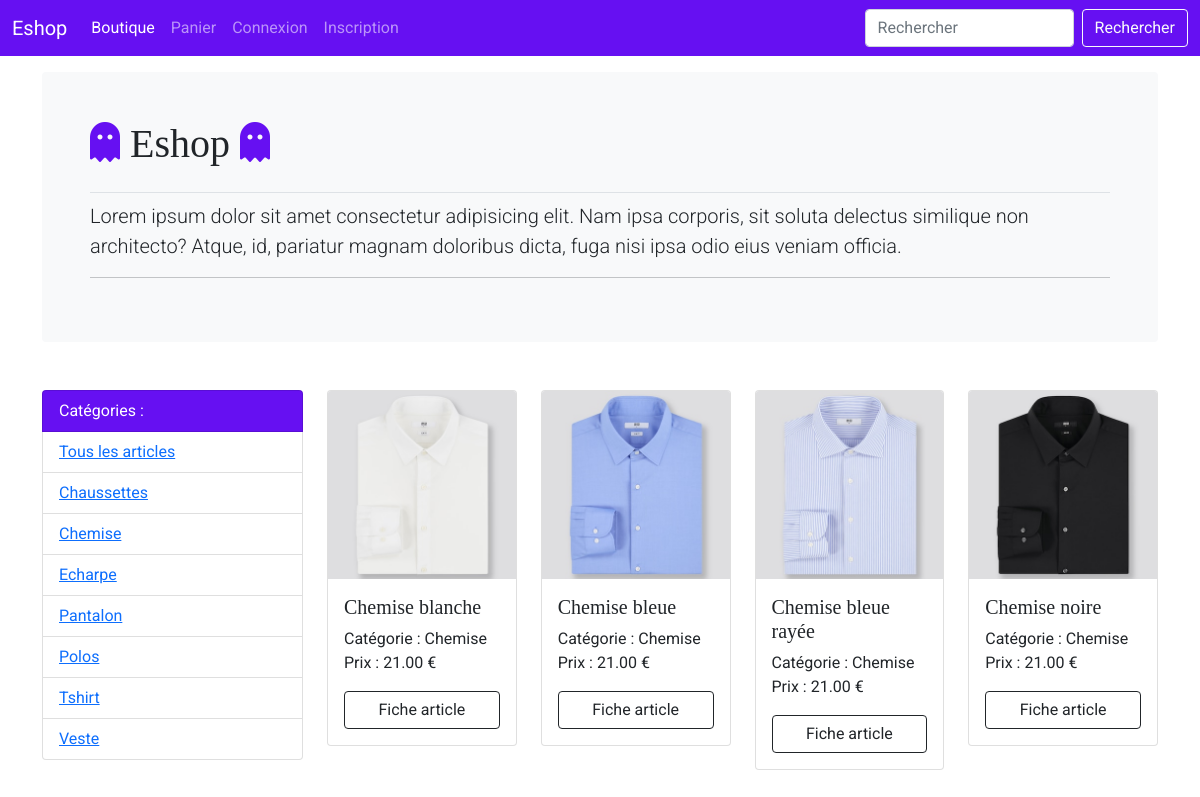
/?categorie=Chemise, run on the app's committed database.
### tables this page shows
CREATE TABLE IF NOT EXISTS `article` (
  `id_article` int(5) NOT NULL AUTO_INCREMENT,
  `reference` varchar(255) NOT NULL,
  `categorie` varchar(255) NOT NULL,
  `titre` varchar(255) NOT NULL,
  `description` text NOT NULL,
  `couleur` varchar(255) NOT NULL,
  `taille` varchar(255) NOT NULL,
  `sexe` enum('m','f') NOT NULL,
  `photo` varchar(255) NOT NULL,
  `prix` double(7,2) NOT NULL,
  `stock` int(4) NOT NULL,
  PRIMARY KEY (`id_article`),
  UNIQUE KEY `reference` (`reference`)
);

### index.php (the view, shortened to what this page needs)
<?php
include 'inc/init.inc.php';
$liste_categories = $pdo->query("SELECT DISTINCT categorie FROM article ORDER BY categorie");
if( isset($_GET['categorie']) ) {
    $liste_articles = $pdo->prepare("SELECT * FROM article WHERE categorie = :categorie ORDER BY categorie, titre");
    $liste_articles->bindParam(':categorie', $_GET['categorie'], PDO::PARAM_STR);
    $liste_articles->execute();
} else {
    $liste_articles = $pdo->query("SELECT * FROM article ORDER BY categorie, titre");
}
include 'inc/header.inc.php';
include 'inc/nav.inc.php';
?>
<main class="container">
    <div class="bg-light p-5 rounded">
        <h1 class="pb-4 border-bottom"><i class="fas fa-ghost couleur_icone"></i> Eshop <i class="fas fa-ghost couleur_icone"></i></h1>
        <p class="lead">Lorem ipsum dolor sit amet consectetur adipisicing elit. Nam ipsa corporis, sit soluta delectus similique non architecto? Atque, id, pariatur magnam doloribus dicta, fuga nisi ipsa odio eius veniam officia.</p>
        <?php echo $msg . '<hr>';
        ?>
    </div>
    <div class="row">
        <div class="col-sm-3 mt-5">
            <ul class="list-group">
                <li class="list-group-item bg-indigo text-white" aria-current="true">Catégories : </li>
                <li class="list-group-item"><a href="<?php echo URL; ?>">Tous les articles</a></li>
                <?php
                while ($ligne = $liste_categories->fetch(PDO::FETCH_ASSOC)) {
                    echo '<li class="list-group-item"><a href="?categorie=' . $ligne['categorie'] . '">' . ucfirst($ligne['categorie']) . '</a></li>';
                }
                ?>
            </ul>
        </div>
        <div class="col-sm-9 mt-5">
            <div class="row">
            <?php
            while ($article = $liste_articles->fetch(PDO::FETCH_ASSOC)) {
                echo '
                <div class="col-sm-6 col-lg-3 col-md-4 mb-3">
                    <div class="card">
                        <img src="' . URL . 'assets/img_articles/' . $article['photo'] . '" class="card-img-top" alt="Une image article : ' . $article['titre'] . '">
                        <div class="card-body">
                            <h5 class="card-title">' . ucfirst($article['titre']) . '</h5>
                            <p class="card-text">Catégorie : ' . $article['categorie'] . '<br>Prix : ' . $article['prix'] . ' €</p>
                            <a href="fiche_article.php?id_article=' . $article['id_article'] . '" class="btn btn-outline-dark w-100">Fiche article</a>
                        </div>
                    </div>
                </div>';
            }
            ?>
            </div>
        </div>
    </div>
</main>
<?php
include 'inc/footer.inc.php';

### assets/css/style.css (style rules this page uses)
body { min-height: 75rem; padding-top: 4.5rem; }
* { font-family: 'Roboto', sans-serif; }
h1, h2, h3, h4, h5, h6 { font-family: 'Playfair Display', serif; }
.couleur_icone { color: #6610f2; }
.bg-indigo { background-color: #6610f2; }

### data on the page
article: photo (picture), titre "Chemise blanche", categorie "Chemise", prix "21.00"
article: photo (picture), titre "Chemise bleue", categorie "Chemise", prix "21.00"
article: photo (picture), titre "Chemise bleue rayée", categorie "Chemise", prix "21.00"
article: photo (picture), titre "Chemise noire", categorie "Chemise", prix "21.00"

### other printed values
$ligne['categorie'] "Chaussettes"
$ligne['categorie'] "Chemise"
$ligne['categorie'] "Echarpe"
$ligne['categorie'] "Pantalon"
$ligne['categorie'] "Polos"
$ligne['categorie'] "Tshirt"
$ligne['categorie'] "Veste"
